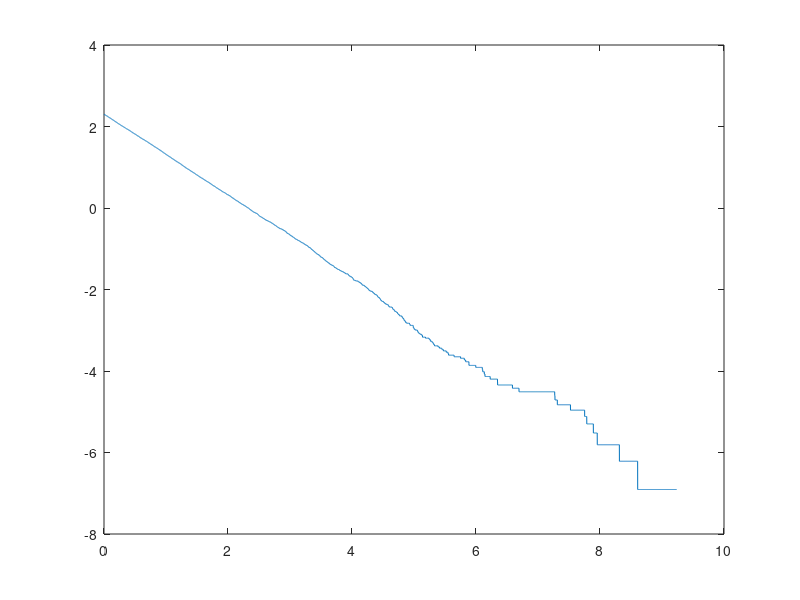

MATLAB code for this plot:
clear
N=10000;
%Ns=[];
%S=[];
S=zeros(500,9921);
Ns=zeros(500,9921);
deltat=0.1;
landa=0.01;

for m=1:1000
    s=0;
    p=(landa*deltat)/(s+1);
    while N>0
        deltaN=0;
        for i=1:N
            r=rand;
            if rand<p
                deltaN=deltaN+1;
            end
        end
        s=s+1
        N=N-deltaN;
     %S=[S,s];
    %Ns=[Ns,N];
    S(m,s+1)=s;
    Ns(m,s+1)=N;
    end
end
Ss=sum(S)/m;
Nn=sum(Ns)/m;
plot(Ss,log(Nn))